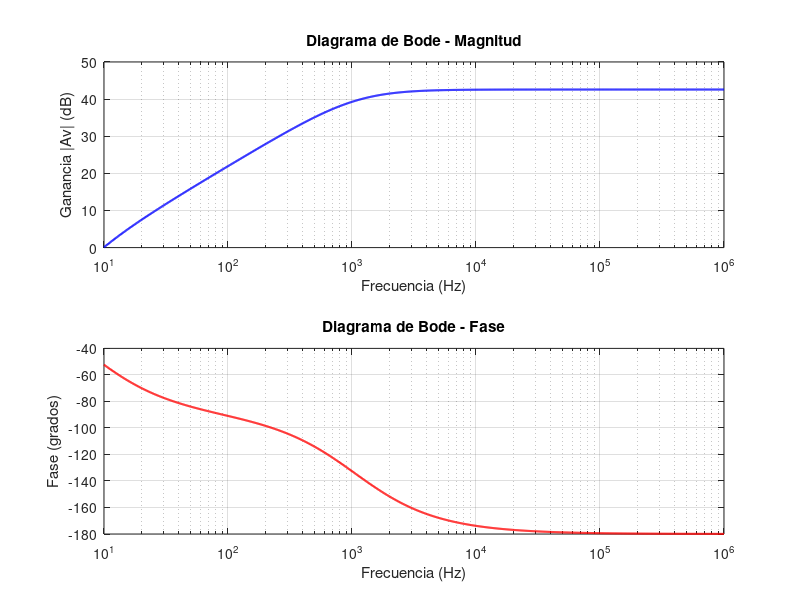

Write the MATLAB code that produced this figure.
clear all; close all; clc

% --- Parámetros del Circuito ---
Rbd = 1000000;
Red = 47;
R1e = 120000;
R2e = 27000;
Rce = 6800;
Ree = 1200;
R1s = 47000;
R2s = 100000;
Res = 10;
Rcb = 100;
Ro  = 75/10;
Rl  = 8;
hie1 = 3478.1;
hie2 = 34.436;
hie3 = 2380.9;
hie4 = 313.64;
hie5 = 3.1364;
Rbb  = (R1e*R2e)/(R1e+R2e);
Rbbn = (R1s*R2s)/(R1s+R2s);
Bn = 100;
Bp = 100;

% Capacitores
C1 = 10e-6;
C2 = 33e-6 * (Bn + 1);
C3 = 10e-6;
C4 = 10e-6;
C5 = 10e-6;

Ree_prime = Ree * (Bn + 1);

Vi = 1;

% Vector de frecuencias (1 Hz a 100 MHz)
f = logspace(1, 6, 1000);
Av_mag = zeros(size(f));
Av_phase = zeros(size(f));

for k = 1:length(f)
    s = 1i * 2 * pi * f(k);

    % Construcción de la matriz G(s) de 12x12|
    G = zeros(12, 12);

    % N002
    G(1,1) = 1/Rbd + 1/hie1 + s*C1;
    G(1,2) = -1/hie1;

    % N003
    G(2,1) = -(1 - Bn)/hie1;
    G(2,2) = (1 - Bn)/hie1 + 1/hie2;
    G(2,3) = -1/hie2;

    % N004
    G(3,2) = -(1 + Bn)/hie2;
    G(3,3) = (1 + Bn)/hie2 + 1/Red + s*C3;
    G(3,4) = -s*C3;

    % N005
    G(4,3) = -s*C3;
    G(4,4) = 1/Rbb + 1/hie3 + s*C3;
    G(4,5) = -1/hie3;

    % N006
    G(5,4) = -1/hie3;
    G(5,5) = 1/hie3 + 1/Ree_prime + s*C2;

    % N007
    G(6,6) = 1/Rcb;
    G(6,7) = -1/Rcb;
    G(6,9) = -Bn/hie4;
    G(6,10) = Bn/hie4;

    % N008
    G(7,6) = -1/Rcb;
    G(7,7) = 1/Rcb + 1/hie5;

    % N009
    G(8,4) = -Bn/hie3;
    G(8,5) = Bn/hie3;
    G(8,8) = 1/Rce + s*C4;
    G(8,9) = -s*C4;

    % N010
    G(9,8) = -s*C4;
    G(9,9) = 1/Rbbn + 1/hie4 + s*C4;
    G(9,10) = -1/hie4;

    % N011
    G(10,7) = Bp/hie5;
    G(10,9) = -(1 - Bn)/hie4;
    G(10,10) = (1 - Bn)/hie4 + 1/Res + 1/Ro;
    G(10,11) = -1/Ro;

    % N012
    G(11,10) = -1/Ro;
    G(11,11) = 1/Ro + s*C5;
    G(11,12) = -s*C5;

    % N013
    G(12,11) = -s*C5;
    G(12,12) = 1/Rl + s*C5;

    % Vector B(s)
    B = zeros(12, 1);
    B(1) = s * C1;

    % Resolver V(s)
    V = G \ (B * Vi);

    vo = V(12); % Tensión en la carga Rl (N013)
    Av = vo / Vi;

    Av_mag(k) = 20 * log10(abs(Av));
    Av_phase(k) = angle(Av) * (180 / pi) - 180;
end

% Gráfica de Bode
figure;
subplot(2,1,1);
semilogx(f, Av_mag, 'b', 'LineWidth', 1.5);
grid on;
title('Diagrama de Bode - Magnitud');
xlabel('Frecuencia (Hz)');
ylabel('Ganancia |Av| (dB)');

subplot(2,1,2);
semilogx(f, Av_phase, 'r', 'LineWidth', 1.5);
grid on;
title('Diagrama de Bode - Fase');
xlabel('Frecuencia (Hz)');
ylabel('Fase (grados)');

Gain_5kHz = 10^(Av_mag(540)/20);
Vi = [2e-3, 5e-3, 10e-3, 15e-3, 17e-3, 20e-3, 25e-3, 50e-3, 75e-3, 100e-3]; %Vi en mV
Vo = zeros(1, length(Vi));  % Vector para guardar la respuesta de salida
Vo = abs(Gain_5kHz)*Vi;

disp('Gananica a 5kHz: ')
disp(abs(Gain_5kHz));

fprintf('\n   Vi (mV)     Vo de salida (V)\n');
fprintf('---------------------------------\n');
for k = 1:length(Vi)
    fprintf('   %7.1f       %10.4f\n', Vi(k)*1000, Vo(k));
end
